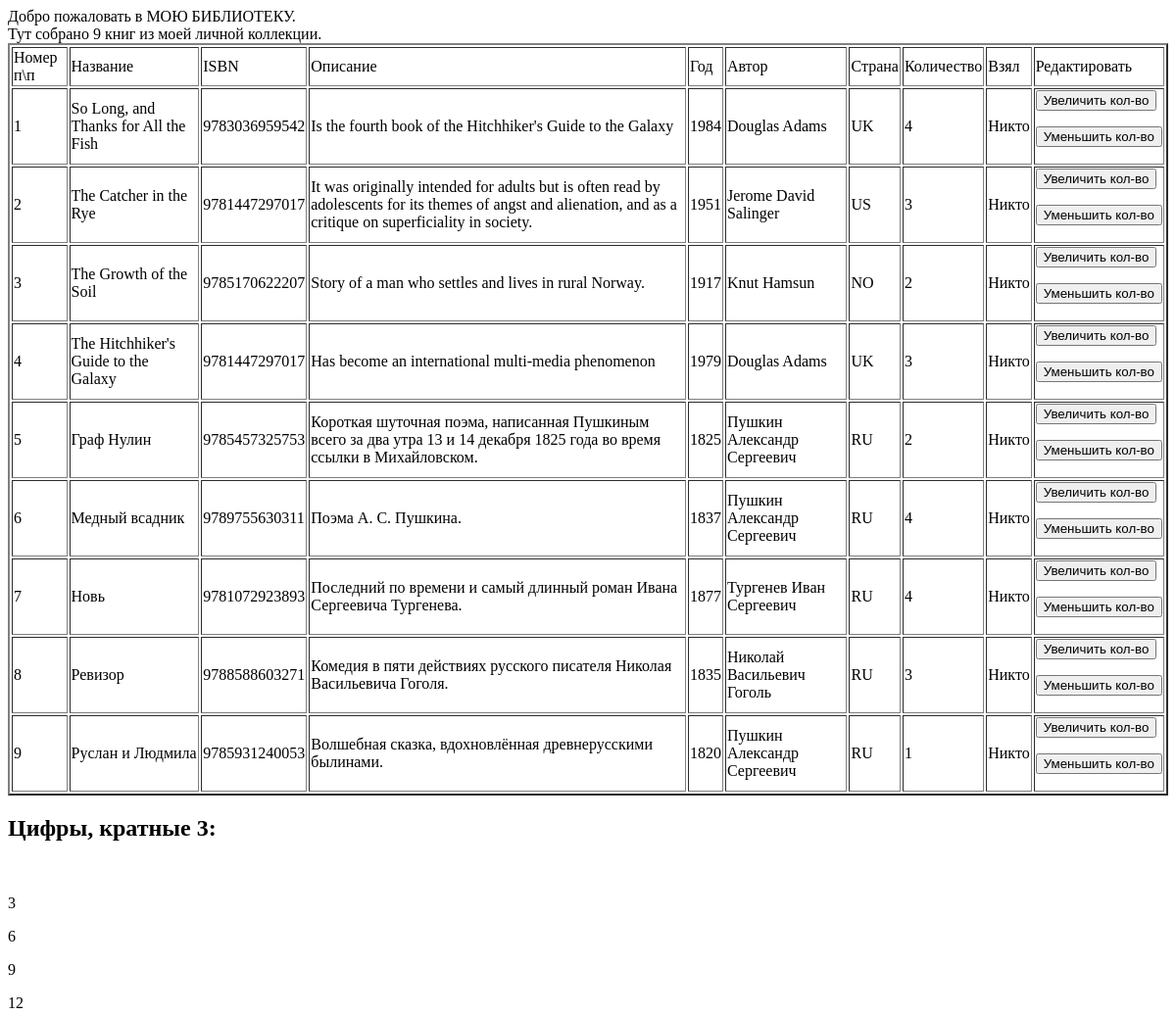
Before: /index/ (upper part) with the older database file.
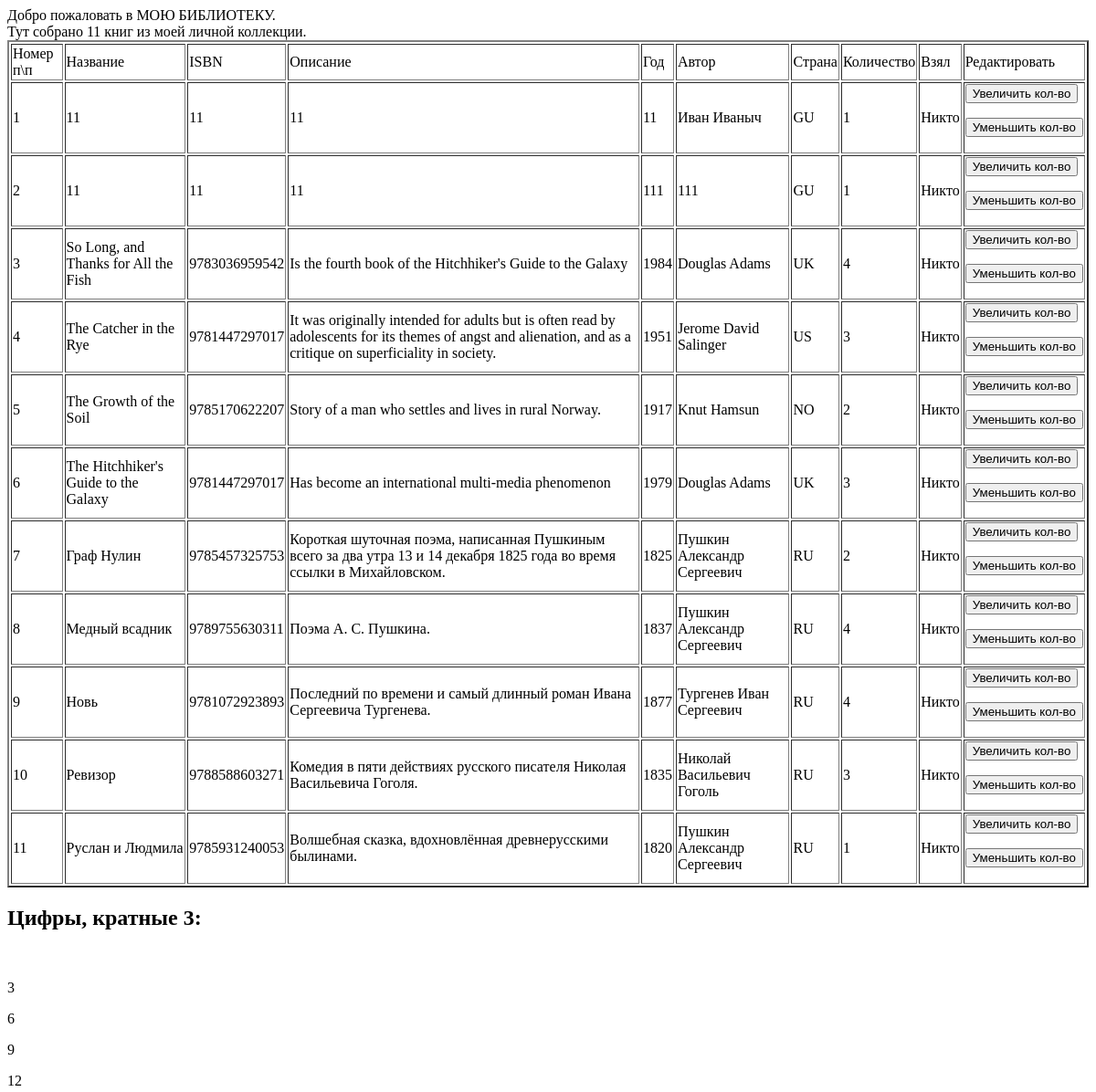
After: the same page with the newer database file.
### p_library/models.py (models this page shows, shortened)
class Book(models.Model):
    ISBN = models.CharField(max_length=13)
    title = models.TextField()
    description = models.TextField()
    year_release = models.SmallIntegerField()
    copy_count = models.PositiveSmallIntegerField(default=1)
    price = models.FloatField(default=0.00)
    author = models.ForeignKey('Author', on_delete=models.CASCADE)
    publisher = models.ForeignKey('Publisher', on_delete=models.CASCADE)
    friend = models.ForeignKey('Friend', on_delete=models.CASCADE, null=True, related_name='friends')
    class Meta:
        ordering = ['title']
        verbose_name = 'Книги'
        verbose_name_plural = 'Книги'

class Author(models.Model):
    full_name = models.TextField()
    birth_year = models.SmallIntegerField()
    country = models.CharField(max_length=2)
    publisher = models.ForeignKey('Publisher', on_delete=models.CASCADE)
    class Meta:
        verbose_name = "Автор"
        verbose_name_plural = "Авторы"

### p_library/views.py (the view)
# urls.py: path('index/', views.index),
def index(request):
    template = loader.get_template('index.html')
    books = Book.objects.all()
    number_list = [x for x in range(1, 101)]
    biblio_data = {
        'title': 'Мою библиотеку',
        'books': books,
        'numbers': number_list
    }
    return HttpResponse(template.render(biblio_data, request))

### p_library/templates/index.html (shortened to what this page needs)
Добро пожаловать в {{ title | upper }}. <br>
Тут собрано {{ books | length }} книг из моей личной коллекции.
<table border="2">
    <thead>
    <tr>
        <td>Номер п\п</td>
        <td>Название</td>
        <td>ISBN</td>
        <td>Описание</td>
        <td>Год</td>
        <td>Автор</td>
        <td>Страна</td>
        <td>Количество</td>
        <td>Взял</td>
        <td>Редактировать</td>
    </tr>
    </thead>
    {% for book in books %}
    <tr>
        <td>{{ forloop.counter }}</td>
        <td>{{ book.title }}</td>
        <td>{{ book.ISBN }}</td>
        <td>{{ book.description }}</td>
        <td>{{ book.year_release }}</td>
        <td>{{ book.author.full_name }}</td>
        <td>{{ book.author.country }}</td>
        <td>{{ book.copy_count }}</td>
        {%if book.friend %}
        <td>{{ book.friend  }}</td>
        {% else %}
        <td>Никто</td>
        {% endif %}
        <td>
            <form action="/index/book_increment/" method="post" enctype="multipart/form-data">
                <input type="submit" value="Увеличить кол-во"/>
            </form>
            <form action="/index/book_decrement/" method="post" enctype="multipart/form-data">
                <input type="submit" value="Уменьшить кол-во"/>
            </form>
        </td>
    </tr>
    {% endfor %}
</table>
<h2>Цифры, кратные 3:</h2><br>
{% for number in numbers %}
{% if number|divisibleby:"3" %}
<p>{{ number }}</p>
{% endif %}
{% endfor %}

Changed rows visible on the page:
added Book: title "11", ISBN "11", description "11", year_release "11", author.full_name "Иван Иваныч", author.country "GU", copy_count "1", shows "Никто"
added Book: title "11", ISBN "11", description "11", year_release "111", author.full_name "111", author.country "GU", copy_count "1", shows "Никто"
Other visible differences:
{{ books | length }}: "9" → "11"
